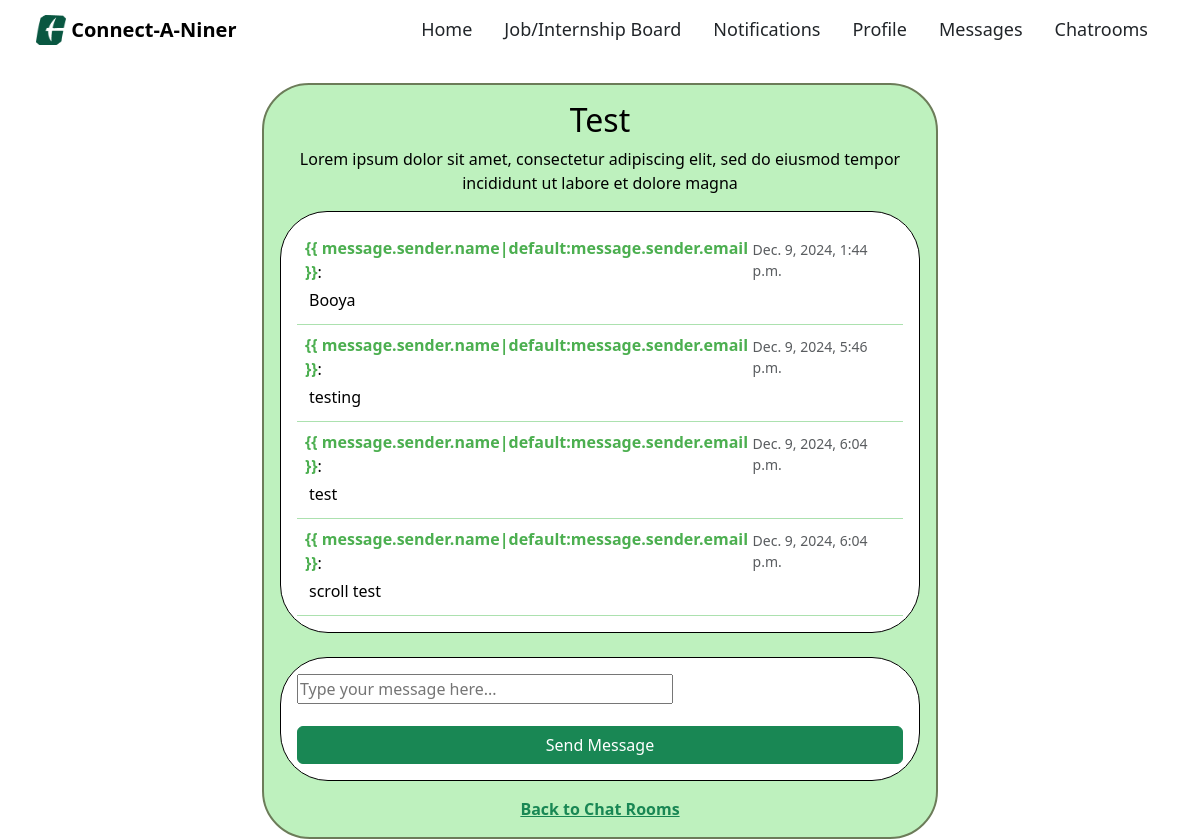
The app's page /chatrooms/1/ (signed in) with its own data.
### base/models.py (models this page shows, shortened)
class ChatRoom(models.Model):
    name = models.CharField(max_length=255, unique=True)
    description = models.TextField(blank=True, null=True)
    created_by = models.ForeignKey(User, on_delete=models.CASCADE, related_name='created_chatrooms')
    participants = models.ManyToManyField(User, related_name='chatrooms')
    created_at = models.DateTimeField(auto_now_add=True)

class ChatRoomMessage(models.Model):
    chatroom = models.ForeignKey(ChatRoom, on_delete=models.CASCADE, related_name='messages')
    sender = models.ForeignKey(User, on_delete=models.CASCADE)
    content = models.TextField()
    timestamp = models.DateTimeField(auto_now_add=True)

### base/views.py (the view)
# urls.py: path('chatrooms/<int:chatroom_id>/', views.chatroom_detail, name='chatroom_detail'),
@login_required
def chatroom_detail(request, chatroom_id):
    chatroom = get_object_or_404(ChatRoom, id=chatroom_id)
    messages = chatroom.messages.select_related('sender').order_by('timestamp')
    if request.method == 'POST':
        form = ChatRoomMessageForm(request.POST)
        if form.is_valid():
            message = form.save(commit=False)
            message.sender = request.user
            message.chatroom = chatroom
            message.save()
            return redirect('chatroom_detail', chatroom_id=chatroom.id)
    else:
        form = ChatRoomMessageForm()
    return render(request, 'discussion/chatroom_detail.html', {
        'chatroom': chatroom,
        'messages': messages,
        'form': form
    })

### base/forms.py
class ChatRoomMessageForm(forms.ModelForm):
    class Meta:
        model = ChatRoomMessage
        fields = ['content']
        widgets = {
            'content': forms.Textarea(
                attrs={
                    'rows': 1,  # Restrict to a single line
                    'style': 'resize: none; overflow: hidden;',  # Prevent resizing and scrolling
                    'placeholder': 'Type your message here...',
                }
            ),
        }

### base/templates/discussion/chatroom_detail.html (shortened to what this page needs)
{% extends 'base.html' %} {% block content %}
<div class="container-fluid mt-4">
  <div class="row">
    <div class="col-lg-7 col-md-6 col-sm-12 mx-auto">
      <div
        class="p-3 border border-2"
        style="
          border-radius: 47px 48px 48px 48px;
          background-color: #bef1be;
          color: black;
          border-color: #6c7c59 !important;
        "
      >
        <h1 class="text-center fs-2">{{ chatroom.name }}</h1>
        <p class="text-center">{{ chatroom.description }}</p>
        <div
          class="p-3 bg-white text-black mb-4"
          style="border-radius: 47px 48px 48px 48px; border: 1px solid black"
        >
          {% for message in messages %}
          <div
            class="p-2 border-bottom border-1"
            style="border-bottom-color: #ace1af !important"
          >
            <div class="d-flex justify-content-between align-items-center">
              <div>
                <strong style="color: #4caf50"
                  >{{ message.sender.name|default:message.sender.email
                  }}</strong
                >:
              </div>
              <small class="text-muted">{{ message.timestamp }}</small>
            </div>
            <p class="m-1">{{ message.content }}</p>
          </div>
          {% empty %}
          <p class="text-center">No messages yet. Be the first to send one!</p>
          {% endfor %}
        </div>
        <form
          method="post"
          class="p-3 bg-white"
          style="border-radius: 47px 48px 48px 48px; border: 1px solid black"
        >
          {% csrf_token %} {{ form.as_p }}
          <button type="submit" class="btn btn-success w-100">
            Send Message
          </button>
        </form>
        <div class="text-center mt-3">
          <a href="{% url 'chatroom_list' %}" class="text-success fw-bold"
            >Back to Chat Rooms</a
          >
        </div>
      </div>
    </div>
  </div>
</div>
{% endblock %}

### records on screen
ChatRoom: name "Test", description "Lorem ipsum dolor sit amet, consectetur adipiscing elit, sed do eiusmod tempor incididunt ut labore et dolore magna"
ChatRoomMessage: timestamp "Dec. 9, 2024, 1:44 p.m.", content "Booya"
ChatRoomMessage: timestamp "Dec. 9, 2024, 5:46 p.m.", content "testing"
ChatRoomMessage: timestamp "Dec. 9, 2024, 6:04 p.m.", content "test"
ChatRoomMessage: timestamp "Dec. 9, 2024, 6:04 p.m.", content "scroll test"
